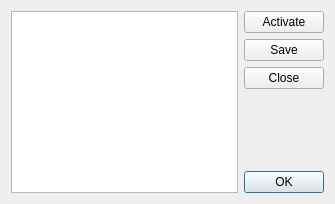
<?xml version="1.0" encoding="UTF-8"?>
<ui version="4.0">
 <class>DialogWindowsManager</class>
 <widget class="QDialog" name="DialogWindowsManager">
  <property name="geometry">
   <rect>
    <x>0</x>
    <y>0</y>
    <width>335</width>
    <height>204</height>
   </rect>
  </property>
  <property name="windowTitle">
   <string>Windows</string>
  </property>
  <layout class="QHBoxLayout" name="horizontalLayout">
   <item>
    <widget class="QListWidget" name="listWidget">
     <property name="editTriggers">
      <set>QAbstractItemView::NoEditTriggers</set>
     </property>
    </widget>
   </item>
   <item>
    <layout class="QVBoxLayout" name="verticalLayout">
     <item>
      <widget class="QPushButton" name="pushButtonActivate">
       <property name="text">
        <string>Activate</string>
       </property>
      </widget>
     </item>
     <item>
      <widget class="QPushButton" name="pushButtonSave">
       <property name="text">
        <string>Save</string>
       </property>
      </widget>
     </item>
     <item>
      <widget class="QPushButton" name="pushButtonClose">
       <property name="text">
        <string>Close</string>
       </property>
      </widget>
     </item>
     <item>
      <spacer name="verticalSpacer">
       <property name="orientation">
        <enum>Qt::Vertical</enum>
       </property>
       <property name="sizeHint" stdset="0">
        <size>
         <width>20</width>
         <height>40</height>
        </size>
       </property>
      </spacer>
     </item>
     <item>
      <widget class="QDialogButtonBox" name="buttonBox">
       <property name="sizePolicy">
        <sizepolicy hsizetype="Fixed" vsizetype="Fixed">
         <horstretch>0</horstretch>
         <verstretch>0</verstretch>
        </sizepolicy>
       </property>
       <property name="orientation">
        <enum>Qt::Vertical</enum>
       </property>
       <property name="standardButtons">
        <set>QDialogButtonBox::Ok</set>
       </property>
      </widget>
     </item>
    </layout>
   </item>
  </layout>
 </widget>
 <resources/>
 <connections>
  <connection>
   <sender>buttonBox</sender>
   <signal>accepted()</signal>
   <receiver>DialogWindowsManager</receiver>
   <slot>accept()</slot>
   <hints>
    <hint type="sourcelabel">
     <x>248</x>
     <y>254</y>
    </hint>
    <hint type="destinationlabel">
     <x>157</x>
     <y>274</y>
    </hint>
   </hints>
  </connection>
  <connection>
   <sender>buttonBox</sender>
   <signal>rejected()</signal>
   <receiver>DialogWindowsManager</receiver>
   <slot>reject()</slot>
   <hints>
    <hint type="sourcelabel">
     <x>316</x>
     <y>260</y>
    </hint>
    <hint type="destinationlabel">
     <x>286</x>
     <y>274</y>
    </hint>
   </hints>
  </connection>
 </connections>
</ui>
